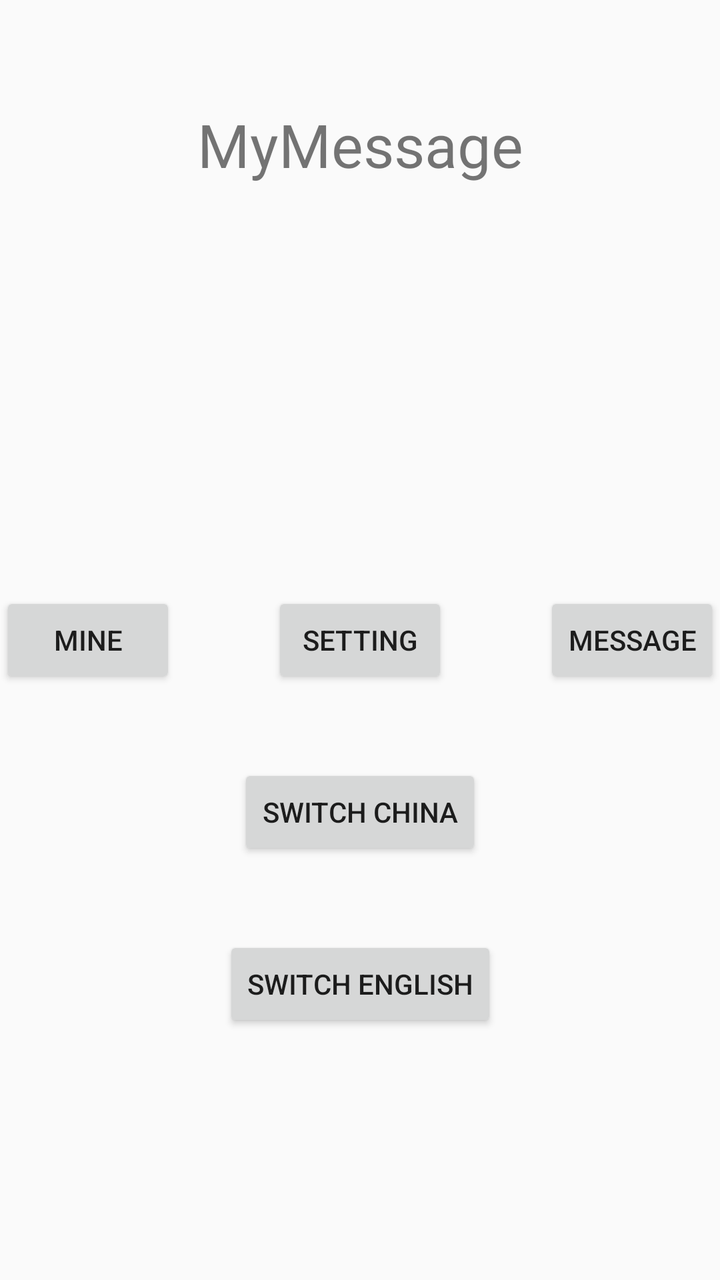
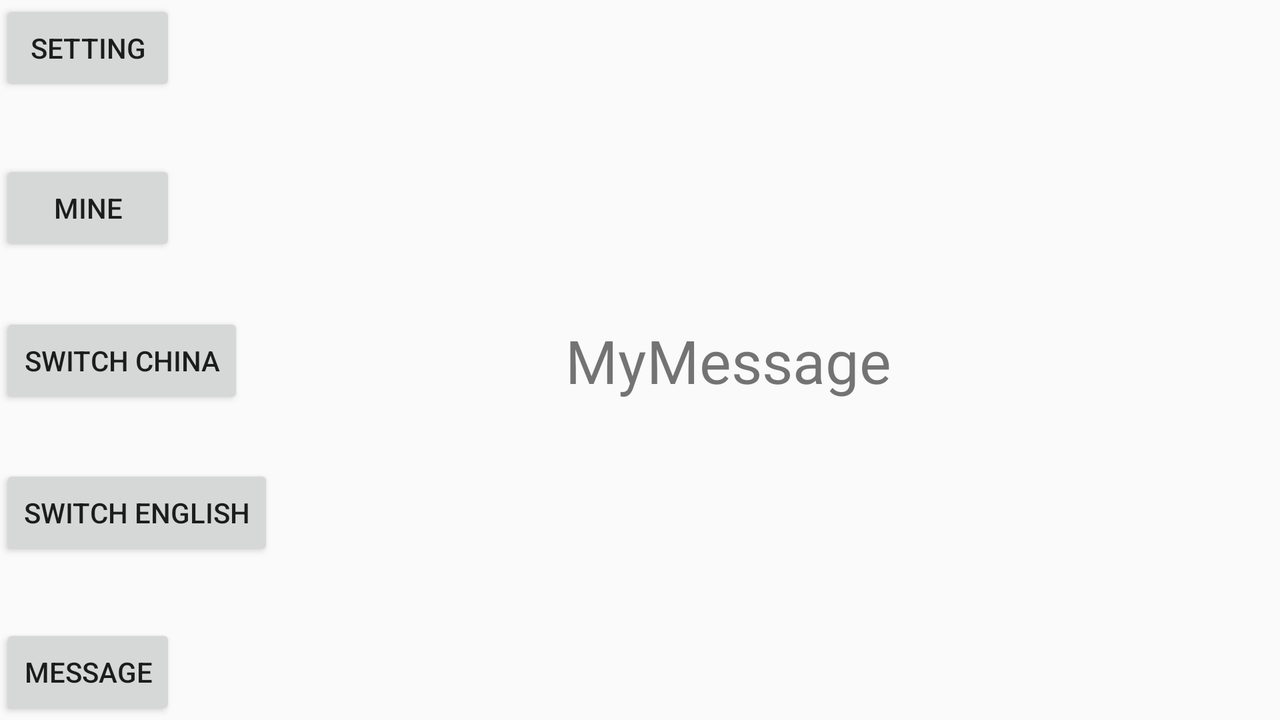

The same Android screen from two of the app's own layout files: first res/layout/ as a phone draws it, then the repository's variant for another configuration, drawn on a device whose configuration selects that folder. Both files follow.
<!-- AndroidManifest.xml: application theme AppTheme -->
<!-- res/layout/activity_localization.xml -->
<?xml version="1.0" encoding="utf-8"?>
<androidx.constraintlayout.widget.ConstraintLayout xmlns:android="http://schemas.android.com/apk/res/android"
        xmlns:app="http://schemas.android.com/apk/res-auto"
        xmlns:tools="http://schemas.android.com/tools"
        android:layout_width="match_parent"
        android:layout_height="match_parent"
        tools:context=".page.LocalizationActivity">

    <TextView
            android:id="@+id/textView"
            android:layout_width="wrap_content"
            android:layout_height="wrap_content"
            android:layout_marginTop="52dp"
            android:text="@string/my_message"
            android:textSize="30sp"
            app:layout_constraintEnd_toEndOf="parent"
            app:layout_constraintStart_toStartOf="parent"
            app:layout_constraintTop_toTopOf="parent" />

    <Button
            android:id="@+id/button"
            android:layout_width="wrap_content"
            android:layout_height="wrap_content"
            android:text="@string/message"
            app:layout_constraintBottom_toBottomOf="parent"
            app:layout_constraintEnd_toEndOf="parent"
            app:layout_constraintTop_toTopOf="parent" />

    <Button
            android:id="@+id/button2"
            android:layout_width="wrap_content"
            android:layout_height="wrap_content"
            android:text="@string/setting"
            app:layout_constraintBottom_toBottomOf="parent"
            app:layout_constraintEnd_toStartOf="@+id/button"
            app:layout_constraintStart_toEndOf="@+id/button3"
            app:layout_constraintTop_toTopOf="parent" />

    <Button
            android:id="@+id/button3"
            android:layout_width="wrap_content"
            android:layout_height="wrap_content"
            android:text="@string/mime"
            app:layout_constraintBottom_toBottomOf="parent"
            app:layout_constraintStart_toStartOf="parent"
            app:layout_constraintTop_toTopOf="parent" />

    <Button
            android:id="@+id/button4"
            android:layout_width="wrap_content"
            android:layout_height="wrap_content"
            android:text="@string/switch_language_e"
            app:layout_constraintBottom_toBottomOf="parent"
            app:layout_constraintEnd_toEndOf="parent"
            app:layout_constraintStart_toStartOf="parent"
            app:layout_constraintTop_toBottomOf="@+id/button2" />

    <Button
            android:id="@+id/button5"
            android:layout_width="wrap_content"
            android:layout_height="wrap_content"
            android:text="@string/switch_language_c"
            app:layout_constraintBottom_toTopOf="@+id/button4"
            app:layout_constraintEnd_toEndOf="parent"
            app:layout_constraintStart_toStartOf="parent"
            app:layout_constraintTop_toBottomOf="@+id/button2" />
</androidx.constraintlayout.widget.ConstraintLayout>
<!-- resources referenced by this layout -->
<resources>
  <string name="message">message</string>
  <string name="mime">mine</string>
  <string name="my_message">MyMessage</string>
  <string name="setting">setting</string>
  <string name="switch_language_c">Switch China</string>
  <string name="switch_language_e">Switch English</string>
  <style name="AppTheme" parent="Theme.AppCompat.Light.DarkActionBar">
          
          <item name="colorPrimary">@color/colorPrimary</item>
          <item name="colorPrimaryDark">@color/colorPrimaryDark</item>
          <item name="colorAccent">@color/colorAccent</item>
      </style>
  <color name="colorPrimary">#008577</color>
  <color name="colorPrimaryDark">#00574B</color>
  <color name="colorAccent">#D81B60</color>
</resources>
<!-- res/layout-land/activity_localization.xml (the repository's variant of the layout above) -->
<!-- drawn on the phone turned sideways -->
<?xml version="1.0" encoding="utf-8"?>
<androidx.constraintlayout.widget.ConstraintLayout xmlns:android="http://schemas.android.com/apk/res/android"
        xmlns:app="http://schemas.android.com/apk/res-auto"
        xmlns:tools="http://schemas.android.com/tools"
        android:layout_width="match_parent"
        android:layout_height="match_parent"
        tools:context=".page.LocalizationActivity">

    <TextView
            android:id="@+id/textView"
            android:layout_width="wrap_content"
            android:layout_height="wrap_content"
            android:text="@string/my_message"
            android:textSize="30sp"
            app:layout_constraintBottom_toBottomOf="parent"
            app:layout_constraintEnd_toEndOf="parent"
            app:layout_constraintStart_toEndOf="@+id/button3"
            app:layout_constraintTop_toTopOf="parent" />

    <Button
            android:id="@+id/button"
            android:layout_width="wrap_content"
            android:layout_height="wrap_content"
            android:text="@string/message"
            app:layout_constraintBottom_toBottomOf="parent"
            app:layout_constraintStart_toStartOf="parent" />

    <Button
            android:id="@+id/button2"
            android:layout_width="wrap_content"
            android:layout_height="wrap_content"
            android:text="@string/setting"
            app:layout_constraintStart_toStartOf="parent"
            app:layout_constraintTop_toTopOf="parent" />

    <Button
            android:id="@+id/button3"
            android:layout_width="wrap_content"
            android:layout_height="wrap_content"
            android:text="@string/mime"
            app:layout_constraintBottom_toTopOf="@+id/textView"
            app:layout_constraintStart_toStartOf="parent"
            app:layout_constraintTop_toBottomOf="@+id/button2" />

    <Button
            android:id="@+id/button4"
            android:layout_width="wrap_content"
            android:layout_height="wrap_content"
            android:text="@string/switch_language_e"
            app:layout_constraintBottom_toTopOf="@+id/button"
            app:layout_constraintStart_toStartOf="parent"
            app:layout_constraintTop_toBottomOf="@+id/textView" />

    <Button
            android:id="@+id/button5"
            android:layout_width="wrap_content"
            android:layout_height="wrap_content"
            android:text="@string/switch_language_c"
            app:layout_constraintBottom_toTopOf="@+id/button4"
            app:layout_constraintStart_toStartOf="parent"
            app:layout_constraintTop_toBottomOf="@+id/button3" />
</androidx.constraintlayout.widget.ConstraintLayout>
